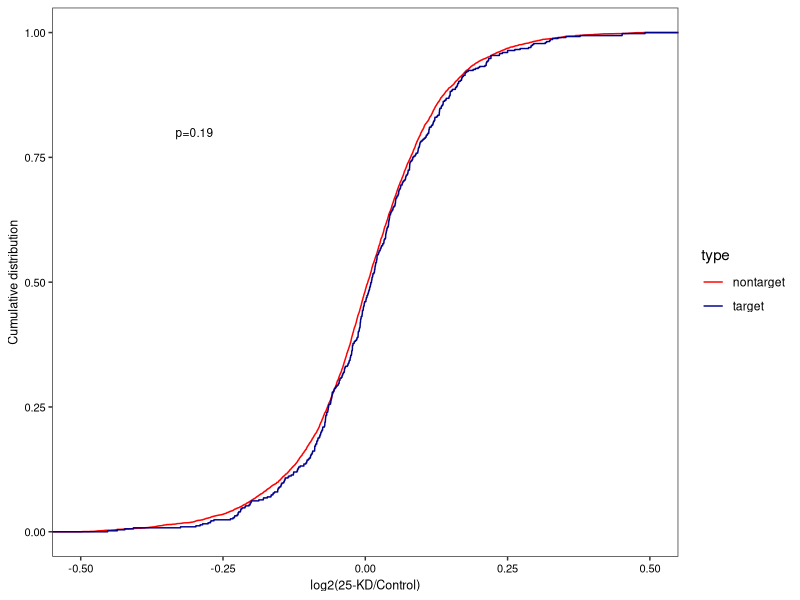
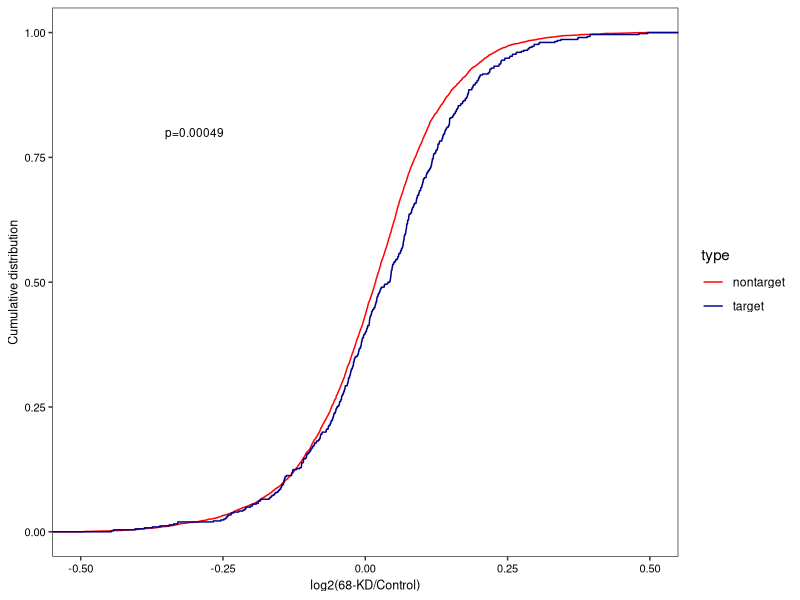
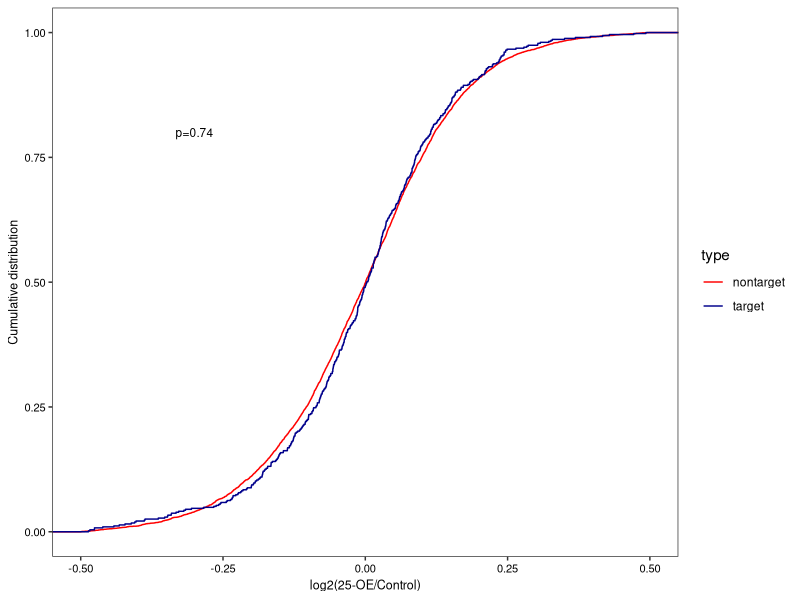
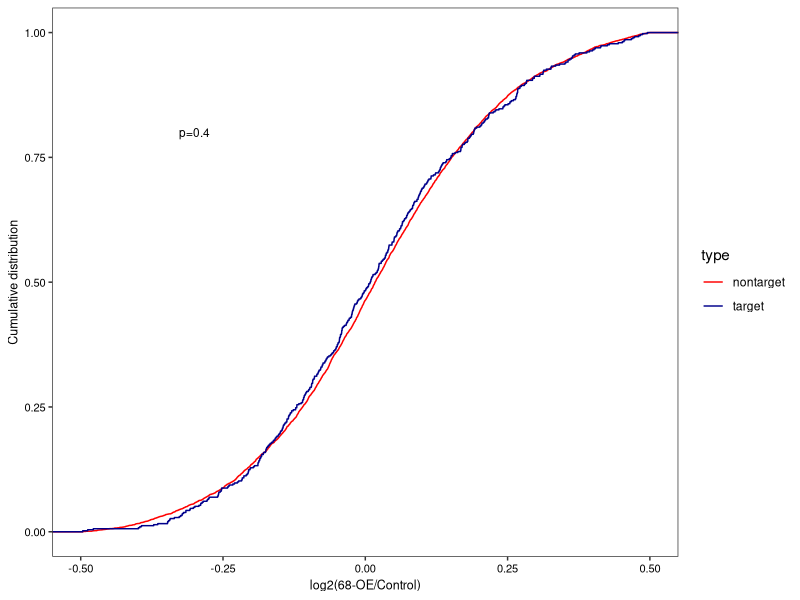
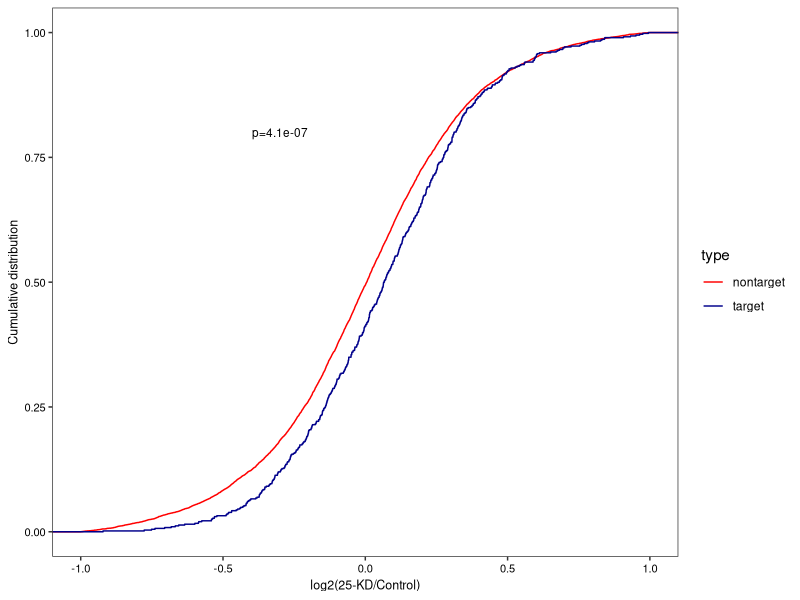
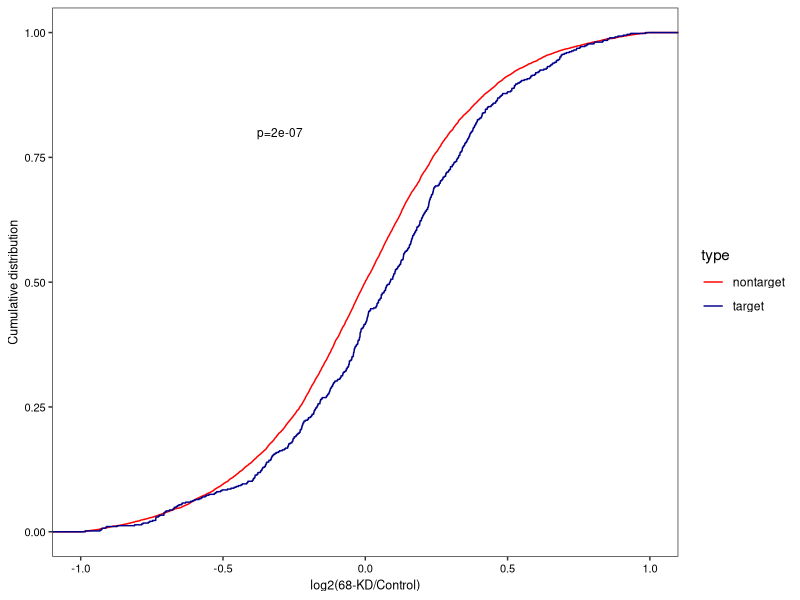
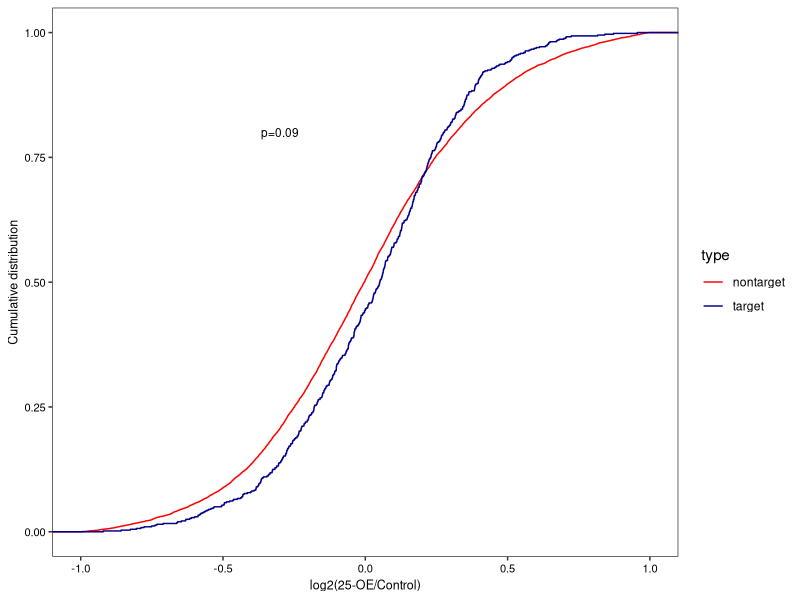
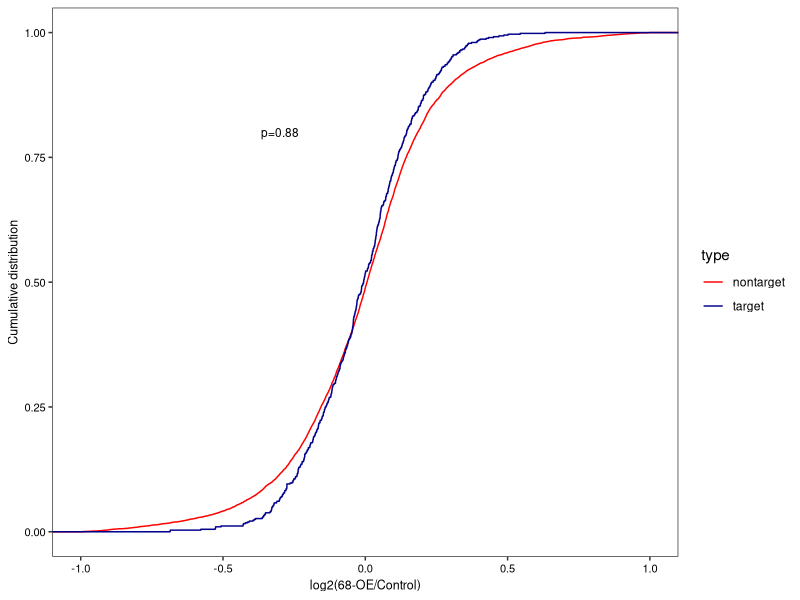

Reproduce these figures in R, in order.
# Date: 06.07.2021
# Author: Anastasiya Boersch
# E-mail: anastasiya.boersch@unibas.ch

# R version 3.6.0 (2019-04-26)
# Platform: x86_64-pc-linux-gnu (64-bit)
# Running under: CentOS Linux 7 (Core)

# Load libraries
library(matrixStats) # matrixStats_0.54.0
library(grid) # base package
library(gridExtra) # gridExtra_2.3
library(ggplot2) # ggplot2_3.1.1

# Load Table_S3
table_s3 <- read.delim("Figure_S3/Table_S3.txt",sep="\t",header=T)

# Cumulative distribution of logFCs for targets and non-targets for proteomics
# CFIm25 KD
tar_lf <- na.omit(table_s3[which(table_s3$CFIm_Target==1),"Prot_log2FC_25_KD"])
nontar_lf <- na.omit(table_s3[which(table_s3$CFIm_Target==0),"Prot_log2FC_25_KD"])
t <- wilcox.test(tar_lf,nontar_lf)

df <- data.frame(type=c(rep("target",length(tar_lf)),rep("nontarget",length(nontar_lf))),log2ratio_CF125_KD=c(tar_lf,nontar_lf))

p1<-ggplot(df, aes(x=log2ratio_CF125_KD, color=type)) +
  stat_ecdf() + xlim(-0.5,0.5) +
  theme_bw()+
  scale_color_manual(values=c("red","darkblue"))+
  theme(panel.grid.major = element_blank(),panel.grid.minor = element_blank(),
        axis.text.x = element_text(color="black", size=8, family="Helvetica"),
        axis.text.y = element_text(color="black", size=8, family="Helvetica"),
        axis.title.x = element_text(color="black", size=9, family="Helvetica"),
        axis.title.y = element_text(color="black", size=9, family="Helvetica"))+
  xlab("log2(25-KD/Control)")+
  ylab("Cumulative distribution")+
  annotate("text", x=-0.3, y=0.8, label= paste0("p=",round(t$p.value,2)),size=3, family="Helvetica")
p1

# CFIm68 KD
tar_lf <- na.omit(table_s3[which(table_s3$CFIm_Target==1),"Prot_log2FC_68_KD"])
nontar_lf <- na.omit(table_s3[which(table_s3$CFIm_Target==0),"Prot_log2FC_68_KD"])
t <- wilcox.test(tar_lf,nontar_lf)

df <- data.frame(type=c(rep("target",length(tar_lf)),rep("nontarget",length(nontar_lf))),log2ratio_CF168_KD=c(tar_lf,nontar_lf))

p2<-ggplot(df, aes(x=log2ratio_CF168_KD, color=type)) +
  stat_ecdf()+ xlim(-0.5,0.5) +
  theme_bw()+
  scale_color_manual(values=c("red","darkblue"))+
  theme(panel.grid.major = element_blank(),panel.grid.minor = element_blank(),
        axis.text.x = element_text(color="black", size=8, family="Helvetica"),
        axis.text.y = element_text(color="black", size=8, family="Helvetica"),
        axis.title.x = element_text(color="black", size=9, family="Helvetica"),
        axis.title.y = element_text(color="black", size=9, family="Helvetica"))+
  xlab("log2(68-KD/Control)")+
  ylab("Cumulative distribution")+
  annotate("text", x=-0.3, y=0.8, label= paste0("p=",round(t$p.value,5)),size=3, family="Helvetica")
p2

# CFIm25 OE
tar_lf <- na.omit(table_s3[which(table_s3$CFIm_Target==1),"Prot_log2FC_25_OE"])
nontar_lf <- na.omit(table_s3[which(table_s3$CFIm_Target==0),"Prot_log2FC_25_OE"])
t <- wilcox.test(tar_lf,nontar_lf)

df <- data.frame(type=c(rep("target",length(tar_lf)),rep("nontarget",length(nontar_lf))),log2ratio_CF125_OE=c(tar_lf,nontar_lf))

p3<-ggplot(df, aes(x=log2ratio_CF125_OE, color=type)) +
  theme_bw()+
  scale_color_manual(values=c("red","darkblue"))+
  theme(panel.grid.major = element_blank(),panel.grid.minor = element_blank(),
        axis.text.x = element_text(color="black", size=8, family="Helvetica"),
        axis.text.y = element_text(color="black", size=8, family="Helvetica"),
        axis.title.x = element_text(color="black", size=9, family="Helvetica"),
        axis.title.y = element_text(color="black", size=9, family="Helvetica"))+
  xlab("log2(25-OE/Control)")+
  ylab("Cumulative distribution")+
  stat_ecdf()+ xlim(-0.5,0.5) +
  annotate("text", x=-0.3, y=0.8, label= paste0("p=",round(t$p.value,2)),size=3, family="Helvetica")
p3

# CFIm68 OE
tar_lf <- na.omit(table_s3[which(table_s3$CFIm_Target==1),"Prot_log2FC_68_OE"])
nontar_lf <- na.omit(table_s3[which(table_s3$CFIm_Target==0),"Prot_log2FC_68_OE"])
t <- wilcox.test(tar_lf,nontar_lf)

df <- data.frame(type=c(rep("target",length(tar_lf)),rep("nontarget",length(nontar_lf))),log2ratio_CF168_OE=c(tar_lf,nontar_lf))

p4<-ggplot(df, aes(x=log2ratio_CF168_OE, color=type)) +
  theme_bw()+
  scale_color_manual(values=c("red","darkblue"))+
  theme(panel.grid.major = element_blank(),panel.grid.minor = element_blank(),
        axis.text.x = element_text(color="black", size=8, family="Helvetica"),
        axis.text.y = element_text(color="black", size=8, family="Helvetica"),
        axis.title.x = element_text(color="black", size=9, family="Helvetica"),
        axis.title.y = element_text(color="black", size=9, family="Helvetica"))+
  xlab("log2(68-OE/Control)")+
  ylab("Cumulative distribution")+
  stat_ecdf()+ xlim(-0.5,0.5) +
  annotate("text", x=-0.3, y=0.8, label= paste0("p=",round(t$p.value,2)),size=3, family="Helvetica")
p4

pdf("Figure_S3/Cumulative_distribution_proteomics_targets_nontargets.pdf",height=4,width=7.8)
grid.arrange(p1,p2,p3,p4,widths = c(0.5,0.5),layout_matrix = rbind(c(1,2),c(3,4)))
dev.off()

# Make cumulative distribution of the expression changes in targets/not targets
# CFIm25 KD
tar_lf <- na.omit(table_s3[which(table_s3$CFIm_Target==1),"RNA_log2FC_25_KD"])
nontar_lf <- na.omit(table_s3[which(table_s3$CFIm_Target==0),"RNA_log2FC_25_KD"])
t <- wilcox.test(tar_lf,nontar_lf)

df <- data.frame(type=c(rep("target",length(tar_lf)),rep("nontarget",length(nontar_lf))),log2ratio_CF125_KD=c(tar_lf,nontar_lf))

p1<-ggplot(df, aes(x=log2ratio_CF125_KD, color=type)) +
  stat_ecdf() + xlim(-1,1) +
  theme_bw()+
  scale_color_manual(values=c("red","darkblue"))+
  theme(panel.grid.major = element_blank(),panel.grid.minor = element_blank(),
        axis.text.x = element_text(color="black", size=8, family="Helvetica"),
        axis.text.y = element_text(color="black", size=8, family="Helvetica"),
        axis.title.x = element_text(color="black", size=9, family="Helvetica"),
        axis.title.y = element_text(color="black", size=9, family="Helvetica"))+
  xlab("log2(25-KD/Control)")+
  ylab("Cumulative distribution")+
  annotate("text", x=-0.3, y=0.8, label= paste0("p=",round(t$p.value,8)),size=3, family="Helvetica")
p1

# CFIm68 KD
tar_lf <- na.omit(table_s3[which(table_s3$CFIm_Target==1),"RNA_log2FC_68_KD"])
nontar_lf <- na.omit(table_s3[which(table_s3$CFIm_Target==0),"RNA_log2FC_68_KD"])
t <- wilcox.test(tar_lf,nontar_lf)

df <- data.frame(type=c(rep("target",length(tar_lf)),rep("nontarget",length(nontar_lf))),log2ratio_CF168_KD=c(tar_lf,nontar_lf))

p2<-ggplot(df, aes(x=log2ratio_CF168_KD, color=type)) +
  stat_ecdf() + xlim(-1,1) +
  theme_bw()+
  scale_color_manual(values=c("red","darkblue"))+
  theme(panel.grid.major = element_blank(),panel.grid.minor = element_blank(),
        axis.text.x = element_text(color="black", size=8, family="Helvetica"),
        axis.text.y = element_text(color="black", size=8, family="Helvetica"),
        axis.title.x = element_text(color="black", size=9, family="Helvetica"),
        axis.title.y = element_text(color="black", size=9, family="Helvetica"))+
  xlab("log2(68-KD/Control)")+
  ylab("Cumulative distribution")+
  annotate("text", x=-0.3, y=0.8, label= paste0("p=",round(t$p.value,8)),size=3, family="Helvetica")
p2

# CFIm25 OE
tar_lf <- na.omit(table_s3[which(table_s3$CFIm_Target==1),"RNA_log2FC_25_OE"])
nontar_lf <- na.omit(table_s3[which(table_s3$CFIm_Target==0),"RNA_log2FC_25_OE"])
t <- wilcox.test(tar_lf,nontar_lf)

df <- data.frame(type=c(rep("target",length(tar_lf)),rep("nontarget",length(nontar_lf))),log2ratio_CF125_OE=c(tar_lf,nontar_lf))

p3<-ggplot(df, aes(x=log2ratio_CF125_OE, color=type)) +
  stat_ecdf() + xlim(-1,1) +
  theme_bw()+
  scale_color_manual(values=c("red","darkblue"))+
  theme(panel.grid.major = element_blank(),panel.grid.minor = element_blank(),
        axis.text.x = element_text(color="black", size=8, family="Helvetica"),
        axis.text.y = element_text(color="black", size=8, family="Helvetica"),
        axis.title.x = element_text(color="black", size=9, family="Helvetica"),
        axis.title.y = element_text(color="black", size=9, family="Helvetica"))+
  xlab("log2(25-OE/Control)")+
  ylab("Cumulative distribution")+
  annotate("text", x=-0.3, y=0.8, label= paste0("p=",round(t$p.value,2)),size=3, family="Helvetica")
p3

# CFIm68 OE
tar_lf <- na.omit(table_s3[which(table_s3$CFIm_Target==1),"RNA_log2FC_68_OE"])
nontar_lf <- na.omit(table_s3[which(table_s3$CFIm_Target==0),"RNA_log2FC_68_OE"])
t <- wilcox.test(tar_lf,nontar_lf)

df <- data.frame(type=c(rep("target",length(tar_lf)),rep("nontarget",length(nontar_lf))),log2ratio_CF168_OE=c(tar_lf,nontar_lf))

p4<-ggplot(df, aes(x=log2ratio_CF168_OE, color=type)) +
  stat_ecdf() + xlim(-1,1) +
  theme_bw()+
  scale_color_manual(values=c("red","darkblue"))+
  theme(panel.grid.major = element_blank(),panel.grid.minor = element_blank(),
        axis.text.x = element_text(color="black", size=8, family="Helvetica"),
        axis.text.y = element_text(color="black", size=8, family="Helvetica"),
        axis.title.x = element_text(color="black", size=9, family="Helvetica"),
        axis.title.y = element_text(color="black", size=9, family="Helvetica"))+
  xlab("log2(68-OE/Control)")+
  ylab("Cumulative distribution")+
  annotate("text", x=-0.3, y=0.8, label= paste0("p=",round(t$p.value,2)),size=3, family="Helvetica")
p4

pdf("Figure_S3/Cumulative_distribution_transcriptomics_targets_nontargets.pdf",height=4,width=7.8)
grid.arrange(p1,p2,p3,p4,widths = c(0.5,0.5),layout_matrix = rbind(c(1,2),c(3,4)))
dev.off()
